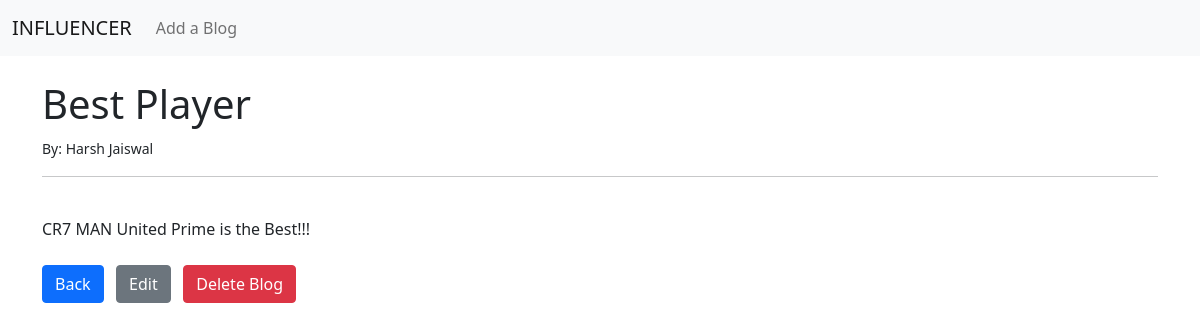
The app's page /article/2 with its own data.
### Blogsite/models.py (models this page shows, shortened)
class Post(models.Model):
	title = models.CharField(max_length=255)
	tag = models.CharField(max_length=255)
	auther= models.ForeignKey(User, on_delete=models.CASCADE)
	body=models.TextField()

### Blogsite/views.py (the view)
# urls.py: path('article/<int:pk>',ArticleView.as_view(),name="articlelink"),
class ArticleView(DetailView):
	model = Post
	template_name = 'article.html'

### Blogsite/templates/article.html (shortened to what this page needs)
{% extends 'base.html' %}
{% block content %}
<h1>{{ post.title }}</h1>
<small>By: {{post.auther.first_name}} {{post.auther.last_name}}</small>
<br>
<hr>
<br>
{{post.body}}
<br></br>
<a href="{% url 'home' %}"><button type="button" class="btn btn-primary">Back </button></a>
	<a href="{% url 'editlink' post.pk %}"><button type="button" class="btn btn-secondary">Edit</button></a>
	<a href="{% url 'deletelink' post.pk %}"><button type="button" class="btn btn-danger">Delete Blog</button></a>
{% endblock %}

### records on screen
Post: title "Best Player", auther.first_name "Harsh", auther.last_name "Jaiswal", body "CR7 MAN United Prime is the Best!!!"
